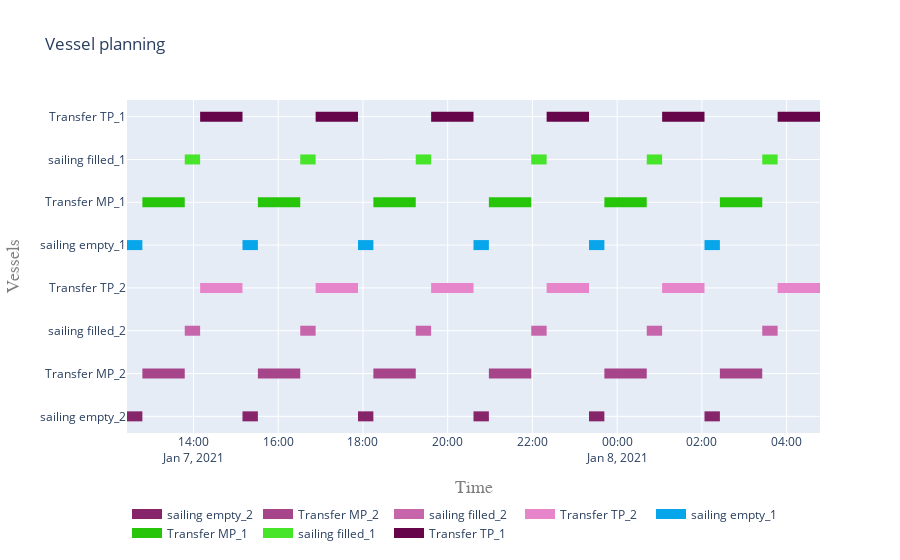

The cell this chart's notebook holds for it:
### Code cell
plot.vessel_planning([
    *while_activity2.sub_processes[0].sub_processes,
    *while_activity.sub_processes[0].sub_processes 
])
